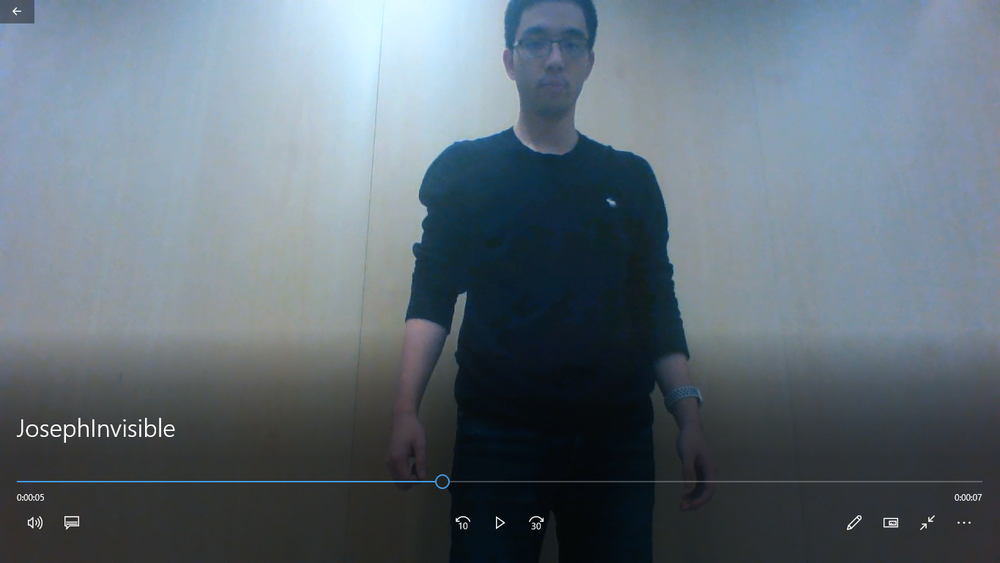
#> input picture ImageForColor.PNG, 1000 x 563 px, shrunk from 1365 x 768 before the run
$ python detect-color.py
#> lines starting #> are read from the running program, lines starting #| are printed output that depends on the picture; after the words box and inside, x2 and y2 are one past the last pixel; in counts of white or black regions, pixels touching at a corner belong together
import numpy as np
import cv2
import matplotlib.pyplot as plt

# [12 lines of commented-out code are left out]
image = cv2.imread("ImageForColor.PNG")
#> image is the input picture: shape (563, 1000, 3); mean B, G, R 118.7, 109, 96.6
# cv2.imshow('image for testing', image)
# cv2.waitKey(0)

imgPlot = plt.imshow(image)
plt.show()

# define the list of boundaries
boundaries = [
    ([30, 13, 9], [115, 84, 25])
]

# loop over the boundaries
for (lower, upper) in boundaries:
    # create NumPy arrays from the boundaries
    lower = np.array(lower, dtype="uint8")
    upper = np.array(upper, dtype="uint8")

    # find the colors within the specified boundaries and apply
    # the mask
    mask = cv2.inRange(image, lower, upper)
    output = cv2.bitwise_and(image, image, mask=mask)
#> this loop made 1 pass
#> pass 1, `mask = cv2.inRange(image, lower, upper)`:
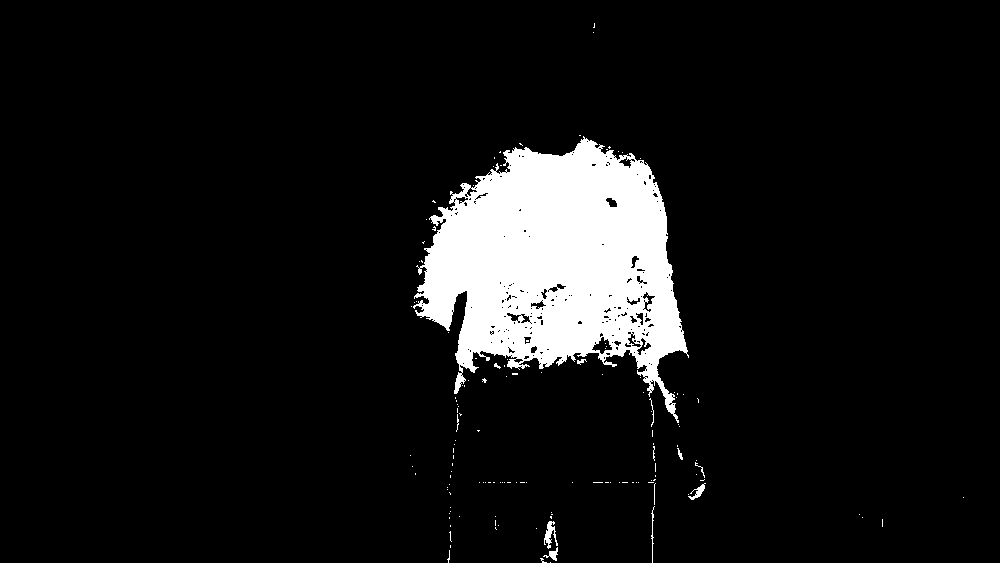
#> mask: shape (563, 1000); 8.2% white; 139 white regions (126 under 20 px), largest, box (x1, y1, x2, y2) and area: (413, 136, 689, 423) 44912, (544, 521, 558, 549) 180, (688, 483, 706, 500) 106
#> pass 1, `output = cv2.bitwise_and(image, image, mask=mask)`:
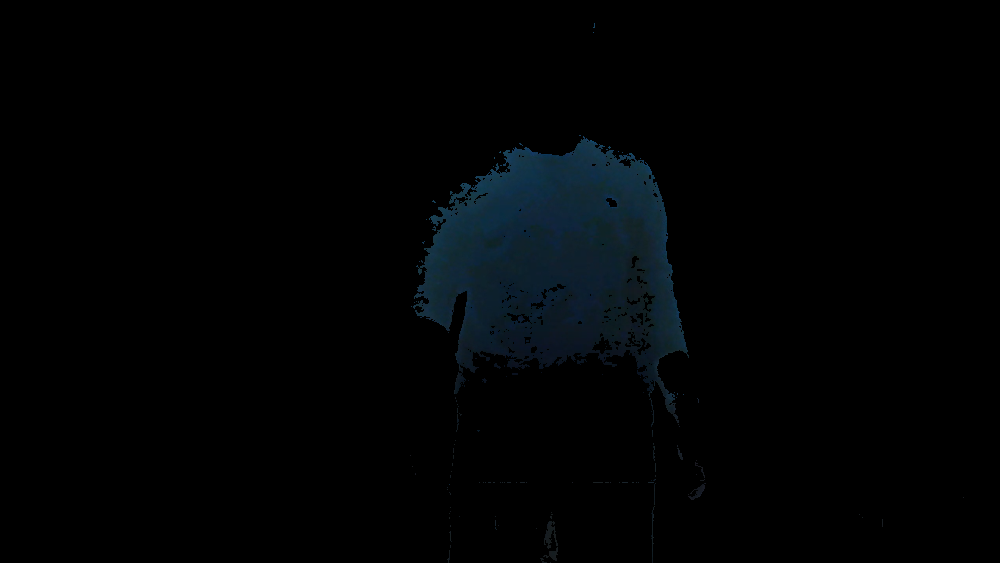
#> output: shape (563, 1000, 3); mean B, G, R 4.1, 3, 1.3

    # show the images
    #cv2.imshow("images", np.hstack([image, output]))
cv2.imshow("image", output)
#cv2.imshow("images", np.hstack([image, output]))
cv2.waitKey(0)

$ run again, with deva.jpg saved as ImageForColor.PNG
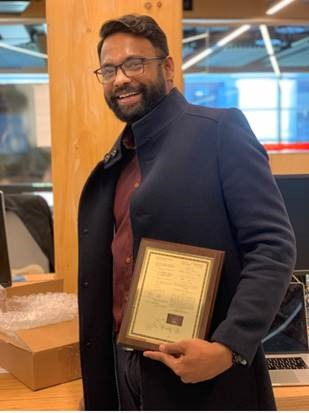
#> input picture deva.jpg, 309 x 413 px
#> image is the input picture: shape (413, 309, 3); mean B, G, R 78.2, 95.6, 119.6
#> the loop `for (lower, upper) in boundaries:` made 1 pass
#> pass 1, `mask = cv2.inRange(image, lower, upper)`:
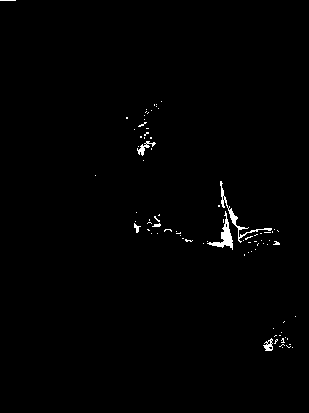
#> mask: shape (413, 309); 0.81% white; 84 white regions (78 under 20 px), largest, box (x1, y1, x2, y2) and area: (207, 211, 233, 250) 278, (220, 181, 272, 243) 268, (137, 141, 156, 156) 93, (263, 338, 273, 351) 70, (134, 223, 141, 233) 32, (152, 223, 161, 227) 23
